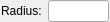
<?xml version="1.0" encoding="UTF-8"?>
<ui version="4.0">
 <class>Ui_CircleTan2Options</class>
 <widget class="QWidget" name="Ui_CircleTan2Options">
  <property name="geometry">
   <rect>
    <x>0</x>
    <y>0</y>
    <width>110</width>
    <height>22</height>
   </rect>
  </property>
  <property name="sizePolicy">
   <sizepolicy hsizetype="Fixed" vsizetype="Fixed">
    <horstretch>0</horstretch>
    <verstretch>0</verstretch>
   </sizepolicy>
  </property>
  <property name="minimumSize">
   <size>
    <width>65</width>
    <height>22</height>
   </size>
  </property>
  <property name="maximumSize">
   <size>
    <width>160</width>
    <height>32</height>
   </size>
  </property>
  <property name="windowTitle">
   <string>Circle Tangential2 Options</string>
  </property>
  <layout class="QHBoxLayout">
   <property name="leftMargin">
    <number>1</number>
   </property>
   <property name="topMargin">
    <number>0</number>
   </property>
   <property name="rightMargin">
    <number>1</number>
   </property>
   <property name="bottomMargin">
    <number>0</number>
   </property>
   <item>
    <widget class="QLabel" name="lRadius">
     <property name="sizePolicy">
      <sizepolicy hsizetype="Preferred" vsizetype="Preferred">
       <horstretch>0</horstretch>
       <verstretch>0</verstretch>
      </sizepolicy>
     </property>
     <property name="toolTip">
      <string>&lt;html&gt;&lt;head/&gt;&lt;body&gt;&lt;p&gt;Radius of the tangential circle to draw&lt;/p&gt;&lt;/body&gt;&lt;/html&gt;</string>
     </property>
     <property name="text">
      <string>Radius:</string>
     </property>
     <property name="wordWrap">
      <bool>false</bool>
     </property>
    </widget>
   </item>
   <item>
    <widget class="QLineEdit" name="leRadius">
     <property name="sizePolicy">
      <sizepolicy hsizetype="Preferred" vsizetype="Fixed">
       <horstretch>0</horstretch>
       <verstretch>0</verstretch>
      </sizepolicy>
     </property>
     <property name="toolTip">
      <string>Radius of tangential circle</string>
     </property>
    </widget>
   </item>
   <item>
    <spacer name="horizontalSpacer">
     <property name="orientation">
      <enum>Qt::Horizontal</enum>
     </property>
     <property name="sizeHint" stdset="0">
      <size>
       <width>0</width>
       <height>20</height>
      </size>
     </property>
    </spacer>
   </item>
  </layout>
 </widget>
 <layoutdefault spacing="6" margin="11"/>
 <resources/>
 <connections/>
 <slots>
  <slot>setRadiusToActionAndView(QString)</slot>
 </slots>
</ui>
